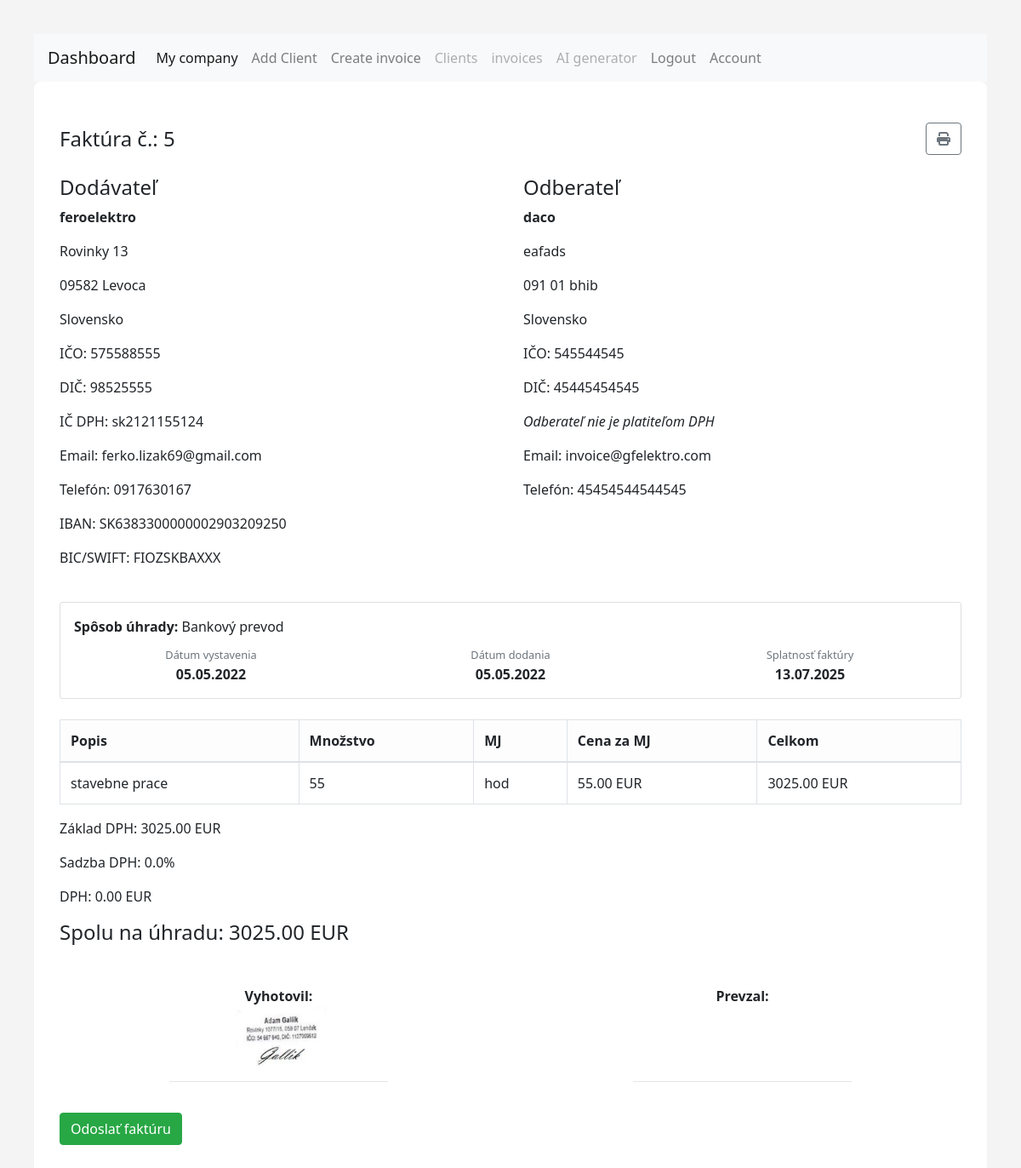
The app's page /show_ai_invoice/6 (signed in) with its own data.
### models.py (models this page shows)
class Invoice(db.Model):
        __tablename__ = 'invoices'
        id = db.Column(db.Integer, primary_key=True)
        invoice_number = db.Column(db.String(50), nullable=False)
        date = db.Column(db.Date, nullable=False)
        due_date = db.Column(db.Date, nullable=False)
        user_id = db.Column(db.Integer, db.ForeignKey('users.id'), nullable=False)
        user = db.relationship('User', backref=db.backref('invoices', lazy=True))
        currency = db.Column(db.String(10), nullable=False)
        total_cost = db.Column(db.Float, nullable=False)  # Total cost calculated as quantity
        vat_rate = db.Column(db.Float, nullable=True, default=0.0)  # VAT rate in percentage
        client_id = db.Column(db.Integer, db.ForeignKey('clients.id'), nullable=False)
        company_id = db.Column(db.Integer, db.ForeignKey('companies.id'), nullable=False)  # Foreign key to the company
        company= db.relationship('Company', backref=db.backref('invoices', lazy=True))
        client = db.relationship('Client', backref=db.backref('invoices', lazy=True))
        items = db.relationship("InvoiceItem", back_populates="invoice", cascade="all, delete-orphan")
        created_at = db.Column(db.DateTime, default=datetime.now(timezone.utc))  # Timestamp when the invoice was created

class Company(db.Model):
        __tablename__ = 'companies'
        id = db.Column(db.Integer, primary_key=True)
        name = db.Column(db.String(100), nullable=False)
        ico = db.Column(db.String(20), nullable=False)
        dic = db.Column(db.String(20), nullable=False)
        street = db.Column(db.String(100), nullable=False)
        user_id = db.Column(db.Integer, db.ForeignKey('users.id'), nullable=False)
        user = db.relationship('User', backref=db.backref('companies', lazy=True))
        city = db.Column(db.String(50), nullable=False)
        zip_code = db.Column(db.String(20), nullable=False)
        country = db.Column(db.String(50), nullable=False)
        email = db.Column(db.String(100), nullable=False)
        phone = db.Column(db.String(20), nullable=False)
        iban = db.Column(db.String(34), nullable=False)
        bic = db.Column(db.String(11), nullable=False)
        payment_method = db.Column(db.String(50), nullable=False)
        is_vat_payer = db.Column(db.Boolean, default=False)
        ic_dph = db.Column(db.String(20), nullable=True)  # Optional field for VAT ID if the

class Client(db.Model):
        __tablename__ = 'clients'
        id = db.Column(db.Integer, primary_key=True)
        name = db.Column(db.String(100), nullable=False)
        ico = db.Column(db.String(20), nullable=False)
        dic = db.Column(db.String(20), nullable=False)
        street = db.Column(db.String(100), nullable=False)
        user_id = db.Column(db.Integer, db.ForeignKey('users.id'), nullable=False)
        user = db.relationship('User', backref=db.backref('clients', lazy=True))
        city = db.Column(db.String(50), nullable=False)
        zip_code = db.Column(db.String(20), nullable=False)
        country = db.Column(db.String(50), nullable=False)
        email = db.Column(db.String(100), nullable=False)
        phone = db.Column(db.String(20), nullable=False)
        iban = db.Column(db.String(34), nullable=False)
        bic = db.Column(db.String(11), nullable=False)
        payment_method = db.Column(db.String(50), nullable=False)
        is_vat_payer = db.Column(db.Boolean, default=False)
        ic_dph = db.Column(db.String(20), nullable=True)  # Optional field for VAT ID if the client is a VAT payer

class InvoiceItem(db.Model):
    __tablename__ = 'invoice_items'
    id = db.Column(db.Integer, primary_key=True)
    invoice_id = db.Column(db.Integer, db.ForeignKey('invoices.id'), nullable=False)
    description = db.Column(db.String(200), nullable=False)
    quantity = db.Column(db.Integer, nullable=False)
    unit=db.Column(db.String(50), nullable=False)  # e.g., "pcs", "kg", etc.
    price_per_item = db.Column(db.Float, nullable=False)
    total_cost = db.Column(db.Float, nullable=False)
    invoice = db.relationship("Invoice", back_populates="items")

### routes.py (the view, shortened to what this page needs)
@main.route('/show_ai_invoice/<int:invoice_id>', methods=['GET', 'POST'])
@login_required
def view_ai_invoice(invoice_id):
    invoice = Invoice.query.filter_by(id=invoice_id, user_id=current_user.id).first_or_404()
    client = invoice.client
    company = invoice.company
    return render_template(
        "show_ai_invoice.html",
        invoice_data=invoice,
        client_data=client,
        company_data=company,
        items=invoice.items
    )

### templates/show_ai_invoice.html (shortened to what this page needs)
{% extends "base.html" %}
{% block content %}
<div class="container py-5">
  <div class="d-flex justify-content-between align-items-center mb-4">
    <h1 class="mb-0">Faktúra č.: {{ invoice_data.invoice_number }}</h1>
    <a href="#" class="btn btn-outline-secondary no-print" onclick="window.print()" title="Tlačiť">
      <i class="fas fa-print"></i>
    </a>
  </div>
  <div class="row">
    <div class="col-md-6">
      <h4>Dodávateľ</h4>
      <p><strong>{{ company_data.name }}</strong></p>
      <p>{{ company_data.street }}</p>
      <p>{{ company_data.zip_code }} {{ company_data.city }}</p>
      <p>{{ company_data.country }}</p>
      <p>IČO: {{ company_data.ico }}</p>
      <p>DIČ: {{ company_data.dic }}</p>
      {% if company_data.is_vat_payer and company_data.ic_dph %}
        <p>IČ DPH: {{ company_data.ic_dph }}</p>
      {% else %}
        <p><em>Dodávateľ nie je platiteľom DPH</em></p>
      {% endif %}
      <p>Email: {{ company_data.email }}</p>
      <p>Telefón: {{ company_data.phone }}</p>
      <p>IBAN: {{ company_data.iban }}</p>
      <p>BIC/SWIFT: {{ company_data.bic }}</p>
    </div>
    <div class="col-md-6">
      <h4>Odberateľ</h4>
      <p><strong>{{ client_data.name }}</strong></p>
      <p>{{ client_data.street }}</p>
      <p>{{ client_data.zip_code }} {{ client_data.city }}</p>
      <p>{{ client_data.country }}</p>
      <p>IČO: {{ client_data.ico }}</p>
      <p>DIČ: {{ client_data.dic }}</p>
      {% if not client_data.ic_dph %}
        <p><em>Odberateľ nie je platiteľom DPH</em></p>
      {% else %}
        <p>IČ DPH: {{ client_data.ic_dph }}</p>
      {% endif %}
      <p>Email: {{ client_data.email }}</p>
      <p>Telefón: {{ client_data.phone }}</p>
    </div>
  </div>
  <div class="card my-4 p-3">
    <p class="mb-2"><strong>Spôsob úhrady:</strong> {{ company_data.payment_method }}</p>
    <div class="row text-center">
      <div class="col">
        <small class="text-muted">Dátum vystavenia</small>
        <div><strong>{{ invoice_data.date.strftime('%d.%m.%Y') }}</strong></div>
      </div>
      <div class="col">
        <small class="text-muted">Dátum dodania</small>
        <div><strong>{{ invoice_data.date.strftime('%d.%m.%Y') }}</strong></div>
      </div>
      <div class="col">
        <small class="text-muted">Splatnosť faktúry</small>
        <div><strong>{{ invoice_data.due_date.strftime('%d.%m.%Y') }}</strong></div>
      </div>
    </div>
  </div>
  <table class="table table-bordered">
    <thead class="table-light">
      <tr>
        <th>Popis</th>
        <th>Množstvo</th>
        <th>MJ</th>
        <th>Cena za MJ</th>
        <th>Celkom</th>
      </tr>
    </thead>
    <tbody>
  {% for item in invoice_data.items %}
    <tr>
      <td>{{ item.description }}</td>
      <td>{{ item.quantity }}</td>
      <td>{{ item.unit or '' }}</td>
      <td>{{ "%.2f"|format(item.price_per_item) }} {{ invoice_data.currency }}</td>
      <td>{{ "%.2f"|format(item.total_cost) }} {{ invoice_data.currency }}</td>
    </tr>
  {% endfor %}
</tbody>
  </table>
  {% if company_data.is_vat_payer %}
    <div class="mt-3">
      <p>Základ DPH: {{ "%.2f"|format(invoice_data.total_cost) }} {{ invoice_data.currency }}</p>
      <p>Sadzba DPH: {{ invoice_data.vat_rate }}%</p>
      <p>DPH: {{ "%.2f"|format(invoice_data.total_cost * invoice_data.vat_rate / 100) }} {{ invoice_data.currency }}</p>
      <h4>Spolu na úhradu: {{ "%.2f"|format(invoice_data.total_cost * (1 + invoice_data.vat_rate / 100)) }} {{ invoice_data.currency }}</h4>
    </div>
  {% else %}
    <h4 class="mt-3 text-end">Celkom: {{ invoice_data.total_cost }} {{ invoice_data.currency }}</h4>
  {% endif %}
  <div class="row mt-5">
    <div class="col text-center">
      <strong>Vyhotovil:</strong><br>
      <img src="{{ url_for('static', filename='stamp.png', _external=True) }}" alt="Stamp" style="max-height: 80px;"><br>
      <hr class="w-50 mx-auto">
    </div>
    <div class="col text-center">
      <strong>Prevzal:</strong><br><br><br><br>
      <hr class="w-50 mx-auto">
    </div>
  </div>
<form method="POST">
    <button type="submit" class="btn btn-success">Odoslať faktúru</button>
</form>
</div>
{% endblock %}

### templates/base.html (style rules this page uses)
body { font-family: 'Segoe UI', sans-serif; background: #f4f4f4; padding: 40px; }
.container { margin: auto; background: #fff; border-radius: 8px; }
h1 { margin-bottom: 20px; }
button { margin-top: 20px; padding: 10px 20px; background: #007bff; border: none; color: white; border-radius: 4px; cursor: pointer; }
h1 { font-size: 24px; margin-bottom: 20px; }

### records on screen
Invoice: invoice_number "5", date "05.05.2022", due_date "13.07.2025", currency "EUR", total_cost "3025.00", vat_rate "0.0", invoice_data.total_cost*invoice_data.vat_rate/100 "0.00", invoice_data.total_cost*(1+invoice_data.vat_rate/100) "3025.00"
Company: name "feroelektro", street "Rovinky 13", zip_code "09582", city "Levoca", country "Slovensko", ico "575588555", dic "98525555", ic_dph "sk2121155124", email "ferko.lizak69@gmail.com", phone "0917630167", iban "SK6383300000002903209250", bic "FIOZSKBAXXX", payment_method "Bankový prevod"
Client: name "daco", street "eafads", zip_code "091 01", city "bhib", country "Slovensko", ico "545544545", dic "45445454545", email "invoice@gfelektro.com", phone "45454544544545"
InvoiceItem: description "stavebne prace", quantity "55", unit "hod", price_per_item "55.00", total_cost "3025.00"
